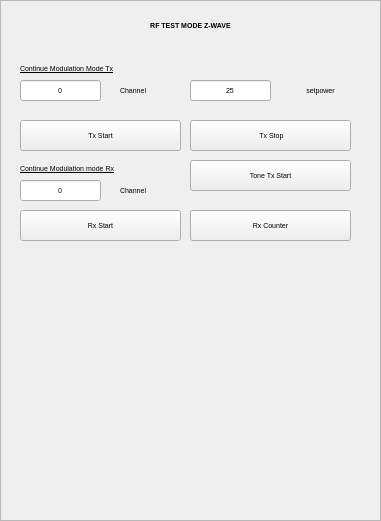
  <widget class="QFrame" name="rfzwave_frame">
   <property name="geometry">
    <rect>
     <x>250</x>
     <y>10</y>
     <width>381</width>
     <height>521</height>
    </rect>
   </property>
   <property name="font">
    <font>
     <pointsize>5</pointsize>
    </font>
   </property>
   <property name="autoFillBackground">
    <bool>true</bool>
   </property>
   <property name="frameShape">
    <enum>QFrame::StyledPanel</enum>
   </property>
   <widget class="QLabel" name="label_34">
    <property name="geometry">
     <rect>
      <x>0</x>
      <y>10</y>
      <width>381</width>
      <height>31</height>
     </rect>
    </property>
    <property name="font">
     <font>
      <pointsize>5</pointsize>
      <weight>75</weight>
      <bold>true</bold>
     </font>
    </property>
    <property name="layoutDirection">
     <enum>Qt::LeftToRight</enum>
    </property>
    <property name="text">
     <string>RF TEST MODE Z-WAVE</string>
    </property>
    <property name="alignment">
     <set>Qt::AlignCenter</set>
    </property>
   </widget>
   <widget class="QLabel" name="label_41">
    <property name="geometry">
     <rect>
      <x>20</x>
      <y>60</y>
      <width>331</width>
      <height>16</height>
     </rect>
    </property>
    <property name="font">
     <font>
      <pointsize>5</pointsize>
      <underline>true</underline>
     </font>
    </property>
    <property name="text">
     <string>Continue Modulation Mode Tx</string>
    </property>
   </widget>
   <widget class="QPushButton" name="rfzwave_txsend">
    <property name="geometry">
     <rect>
      <x>20</x>
      <y>120</y>
      <width>161</width>
      <height>31</height>
     </rect>
    </property>
    <property name="font">
     <font>
      <pointsize>5</pointsize>
     </font>
    </property>
    <property name="text">
     <string>Tx Start</string>
    </property>
   </widget>
   <widget class="QLineEdit" name="rfzwave_rxchannel">
    <property name="geometry">
     <rect>
      <x>20</x>
      <y>180</y>
      <width>81</width>
      <height>21</height>
     </rect>
    </property>
    <property name="font">
     <font>
      <pointsize>5</pointsize>
     </font>
    </property>
    <property name="text">
     <string>0</string>
    </property>
    <property name="alignment">
     <set>Qt::AlignCenter</set>
    </property>
   </widget>
   <widget class="QPushButton" name="rfzwave_rxsend">
    <property name="geometry">
     <rect>
      <x>20</x>
      <y>210</y>
      <width>161</width>
      <height>31</height>
     </rect>
    </property>
    <property name="font">
     <font>
      <pointsize>5</pointsize>
     </font>
    </property>
    <property name="text">
     <string>Rx Start</string>
    </property>
   </widget>
   <widget class="QLabel" name="label_43">
    <property name="geometry">
     <rect>
      <x>20</x>
      <y>160</y>
      <width>331</width>
      <height>16</height>
     </rect>
    </property>
    <property name="font">
     <font>
      <pointsize>5</pointsize>
      <underline>true</underline>
     </font>
    </property>
    <property name="text">
     <string>Continue Modulation mode Rx</string>
    </property>
   </widget>
   <widget class="QLabel" name="label_44">
    <property name="geometry">
     <rect>
      <x>120</x>
      <y>180</y>
      <width>231</width>
      <height>21</height>
     </rect>
    </property>
    <property name="font">
     <font>
      <pointsize>5</pointsize>
     </font>
    </property>
    <property name="text">
     <string>Channel</string>
    </property>
   </widget>
   <widget class="QLineEdit" name="rfzwave_txchannel">
    <property name="geometry">
     <rect>
      <x>20</x>
      <y>80</y>
      <width>81</width>
      <height>21</height>
     </rect>
    </property>
    <property name="font">
     <font>
      <pointsize>5</pointsize>
     </font>
    </property>
    <property name="text">
     <string>0</string>
    </property>
    <property name="alignment">
     <set>Qt::AlignCenter</set>
    </property>
   </widget>
   <widget class="QLabel" name="label_45">
    <property name="geometry">
     <rect>
      <x>120</x>
      <y>80</y>
      <width>61</width>
      <height>21</height>
     </rect>
    </property>
    <property name="font">
     <font>
      <pointsize>5</pointsize>
     </font>
    </property>
    <property name="text">
     <string>Channel</string>
    </property>
   </widget>
   <widget class="QPushButton" name="rfzwave_txstop">
    <property name="geometry">
     <rect>
      <x>190</x>
      <y>120</y>
      <width>161</width>
      <height>31</height>
     </rect>
    </property>
    <property name="font">
     <font>
      <pointsize>5</pointsize>
     </font>
    </property>
    <property name="text">
     <string> Tx Stop</string>
    </property>
   </widget>
   <widget class="QPushButton" name="rfzwave_rxcounter">
    <property name="geometry">
     <rect>
      <x>190</x>
      <y>210</y>
      <width>161</width>
      <height>31</height>
     </rect>
    </property>
    <property name="font">
     <font>
      <pointsize>5</pointsize>
     </font>
    </property>
    <property name="text">
     <string>Rx Counter</string>
    </property>
   </widget>
   <widget class="QPushButton" name="rfzwave_txtone">
    <property name="geometry">
     <rect>
      <x>190</x>
      <y>160</y>
      <width>161</width>
      <height>31</height>
     </rect>
    </property>
    <property name="font">
     <font>
      <pointsize>5</pointsize>
     </font>
    </property>
    <property name="text">
     <string>Tone Tx Start</string>
    </property>
   </widget>
   <widget class="QLineEdit" name="rfzwave_txpower">
    <property name="geometry">
     <rect>
      <x>190</x>
      <y>80</y>
      <width>81</width>
      <height>21</height>
     </rect>
    </property>
    <property name="font">
     <font>
      <pointsize>5</pointsize>
     </font>
    </property>
    <property name="text">
     <string>25</string>
    </property>
    <property name="alignment">
     <set>Qt::AlignCenter</set>
    </property>
   </widget>
   <widget class="QLabel" name="label_73">
    <property name="geometry">
     <rect>
      <x>290</x>
      <y>80</y>
      <width>61</width>
      <height>21</height>
     </rect>
    </property>
    <property name="font">
     <font>
      <pointsize>5</pointsize>
     </font>
    </property>
    <property name="text">
     <string>setpower</string>
    </property>
    <property name="alignment">
     <set>Qt::AlignCenter</set>
    </property>
   </widget>
  </widget>
